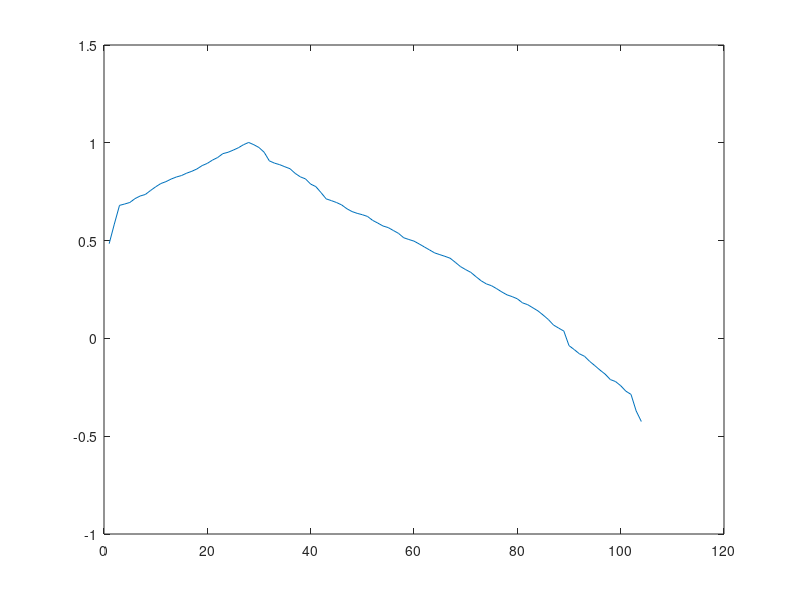

This figure's MATLAB source:
fileName = fopen('token_1.txt','r');
A = fscanf(fileName,'%f');
fclose(fileName);

t = [1:1:length(A)]
figure(1);
plot(t,A);